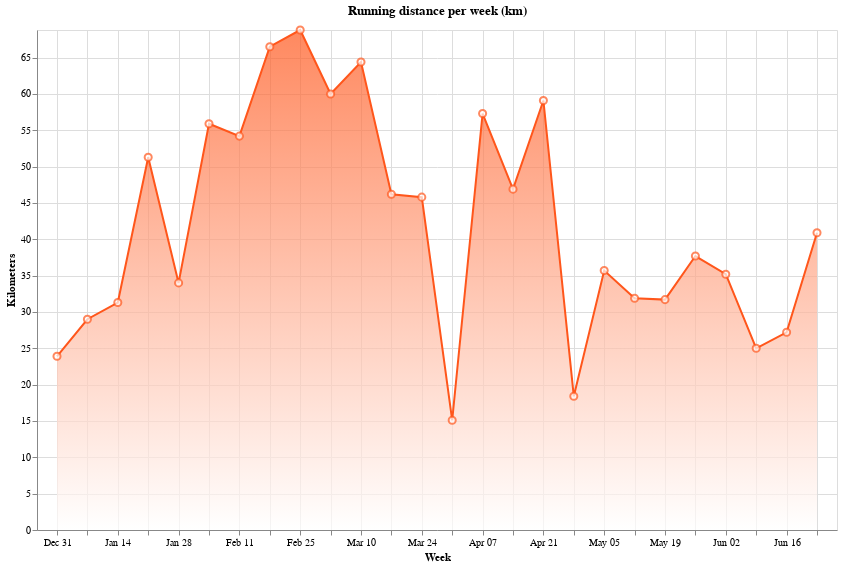

Notebook cell for this chart:
### Code cell
x_scale = alt.Scale(padding=20)
upper_limit = weekly_data["distance_km"].max()
lower_limit = 0

x = alt.X("start_date:T", scale=alt.Scale(padding=20), title="Week")
y = alt.Y(
    "distance_km:Q",
    axis=alt.Axis(title="Kilometers"),
    scale=alt.Scale(domain=[lower_limit, upper_limit]),
)

line_chart = (
    alt.Chart(weekly_data.reset_index())
    .mark_area(
        line={"color": "#ff561b"},
        color=alt.Gradient(
            gradient="linear",
            stops=[
                alt.GradientStop(color="white", offset=0),
                alt.GradientStop(color="#ff561b", offset=1),
            ],
            x1=1,
            x2=1,
            y1=1,
            y2=0,
        ),
    )
    .encode(
        x=x,
        y=y,
        tooltip=["start_date:T", "distance_km:Q"],
    )
    .properties(width=800, height=500, title="Running distance per week (km)")
)

points = (
    alt.Chart(weekly_data.reset_index())
    .mark_point(
        filled=True,
        fill="white",
        stroke="#ff561b",
        strokeWidth=2,
        size=50,
        shape="circle",
    )
    .encode(
        x=x,
        y=y,
        tooltip=["start_date:T", "distance_km:Q"],
    )
)


chart = line_chart + points

chart.show()

### Figure 1 — Vega-Lite specification as saved in the notebook (floating-point values rounded to 4 significant figures)
{"config": {"view": {"continuousWidth": 300, "continuousHeight": 300}}, "layer": [{"data": {"name": "data-392840f0647d34883aba83c0deea0bce"}, "mark": {"type": "area", "color": {"gradient": "linear", "stops": [{"color": "white", "offset": 0}, {"color": "#ff561b", "offset": 1}], "x1": 1, "x2": 1, "y1": 1, "y2": 0}, "line": {"color": "#ff561b"}}, "encoding": {"tooltip": [{"field": "start_date", "type": "temporal"}, {"field": "distance_km", "type": "quantitative"}], "x": {"field": "start_date", "scale": {"padding": 20}, "title": "Week", "type": "temporal"}, "y": {"axis": {"title": "Kilometers"}, "field": "distance_km", "scale": {"domain": [0, 68.8]}, "type": "quantitative"}}, "title": "Running distance per week (km)"}, {"data": {"name": "data-392840f0647d34883aba83c0deea0bce"}, "mark": {"type": "point", "fill": "white", "filled": true, "shape": "circle", "size": 50, "stroke": "#ff561b", "strokeWidth": 2}, "encoding": {"tooltip": [{"field": "start_date", "type": "temporal"}, {"field": "distance_km", "type": "quantitative"}], "x": {"field": "start_date", "scale": {"padding": 20}, "title": "Week", "type": "temporal"}, "y": {"axis": {"title": "Kilometers"}, "field": "distance_km", "scale": {"domain": [0, 68.8]}, "type": "quantitative"}}}], "height": 500, "width": 800, "$schema": "https://vega.github.io/schema/vega-lite/v5.17.0.json", "datasets": {"data-392840f0647d34883aba83c0deea0bce": [{"start_date": "2023-12-31T00:00:00+00:00", "distance_meters": 23890.0, "time_seconds": 8120.0, "distance_km": 23.9}, {"start_date": "2024-01-07T00:00:00+00:00", "distance_meters": 29040.0, "time_seconds": 10580.0, "distance_km": 29.0}, {"start_date": "2024-01-14T00:00:00+00:00", "distance_meters": 31290.0, "time_seconds": 10400.0, "distance_km": 31.3}, {"start_date": "2024-01-21T00:00:00+00:00", "distance_meters": 51330.0, "time_seconds": 16700.0, "distance_km": 51.3}, {"start_date": "2024-01-28T00:00:00+00:00", "distance_meters": 33960.0, "time_seconds": 11370.0, "distance_km": 34.0}, {"start_date": "2024-02-04T00:00:00+00:00", "distance_meters": 55940.0, "time_seconds": 17740.0, "distance_km": 55.9}, {"start_date": "2024-02-11T00:00:00+00:00", "distance_meters": 54180.0, "time_seconds": 17610.0, "distance_km": 54.2}, {"start_date": "2024-02-18T00:00:00+00:00", "distance_meters": 66540.0, "time_seconds": 21100.0, "distance_km": 66.5}, {"start_date": "2024-02-25T00:00:00+00:00", "distance_meters": 68760.0, "time_seconds": 22220.0, "distance_km": 68.8}, {"start_date": "2024-03-03T00:00:00+00:00", "distance_meters": 60000.0, "time_seconds": 18480.0, "distance_km": 60.0}, {"start_date": "2024-03-10T00:00:00+00:00", "distance_meters": 64370.0, "time_seconds": 20200.0, "distance_km": 64.4}, {"start_date": "2024-03-17T00:00:00+00:00", "distance_meters": 46180.0, "time_seconds": 14680.0, "distance_km": 46.2}, {"start_date": "2024-03-24T00:00:00+00:00", "distance_meters": 45790.0, "time_seconds": 14910.0, "distance_km": 45.8}, {"start_date": "2024-03-31T00:00:00+00:00", "distance_meters": 15070.0, "time_seconds": 5071.0, "distance_km": 15.1}, {"start_date": "2024-04-07T00:00:00+00:00", "distance_meters": 57270.0, "time_seconds": 18860.0, "distance_km": 57.3}, {"start_date": "2024-04-14T00:00:00+00:00", "distance_meters": 46870.0, "time_seconds": 14810.0, "distance_km": 46.9}, {"start_date": "2024-04-21T00:00:00+00:00", "distance_meters": 59100.0, "time_seconds": 18340.0, "distance_km": 59.1}, {"start_date": "2024-04-28T00:00:00+00:00", "distance_meters": 18420.0, "time_seconds": 6487.0, "distance_km": 18.4}, {"start_date": "2024-05-05T00:00:00+00:00", "distance_meters": 35710.0, "time_seconds": 12830.0, "distance_km": 35.7}, {"start_date": "2024-05-12T00:00:00+00:00", "distance_meters": 31920.0, "time_seconds": 10640.0, "distance_km": 31.9}, {"start_date": "2024-05-19T00:00:00+00:00", "distance_meters": 31670.0, "time_seconds": 10080.0, "distance_km": 31.7}, {"start_date": "2024-05-26T00:00:00+00:00", "distance_meters": 37660.0, "time_seconds": 11850.0, "distance_km": 37.7}, {"start_date": "2024-06-02T00:00:00+00:00", "distance_meters": 35180.0, "time_seconds": 11670.0, "distance_km": 35.2}, {"start_date": "2024-06-09T00:00:00+00:00", "distance_meters": 24950.0, "time_seconds": 7869.0, "distance_km": 25.0}, {"start_date": "2024-06-16T00:00:00+00:00", "distance_meters": 27250.0, "time_seconds": 8402.0, "distance_km": 27.2}, {"start_date": "2024-06-23T00:00:00+00:00", "distance_meters": 40860.0, "time_seconds": 12980.0, "distance_km": 40.9}]}}
